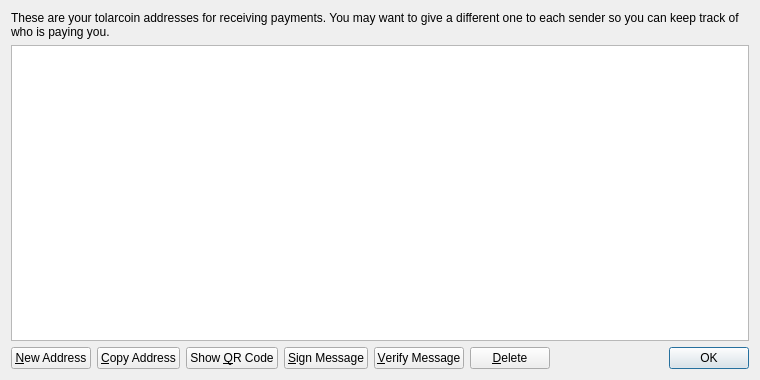
<?xml version="1.0" encoding="UTF-8"?>
<ui version="4.0">
 <class>AddressBookPage</class>
 <widget class="QWidget" name="AddressBookPage">
  <property name="geometry">
   <rect>
    <x>0</x>
    <y>0</y>
    <width>760</width>
    <height>380</height>
   </rect>
  </property>
  <property name="windowTitle">
   <string>Address Book</string>
  </property>
  <layout class="QVBoxLayout" name="verticalLayout">
   <item>
    <widget class="QLabel" name="labelExplanation">
     <property name="text">
      <string>These are your tolarcoin addresses for receiving payments. You may want to give a different one to each sender so you can keep track of who is paying you.</string>
     </property>
     <property name="textFormat">
      <enum>Qt::PlainText</enum>
     </property>
     <property name="wordWrap">
      <bool>true</bool>
     </property>
    </widget>
   </item>
   <item>
    <widget class="QTableView" name="tableView">
     <property name="contextMenuPolicy">
      <enum>Qt::CustomContextMenu</enum>
     </property>
     <property name="toolTip">
      <string>Double-click to edit address or label</string>
     </property>
     <property name="tabKeyNavigation">
      <bool>false</bool>
     </property>
     <property name="alternatingRowColors">
      <bool>true</bool>
     </property>
     <property name="selectionMode">
      <enum>QAbstractItemView::SingleSelection</enum>
     </property>
     <property name="selectionBehavior">
      <enum>QAbstractItemView::SelectRows</enum>
     </property>
     <property name="sortingEnabled">
      <bool>true</bool>
     </property>
     <attribute name="verticalHeaderVisible">
      <bool>false</bool>
     </attribute>
    </widget>
   </item>
   <item>
    <layout class="QHBoxLayout" name="horizontalLayout">
     <item>
      <widget class="QPushButton" name="newAddressButton">
       <property name="toolTip">
        <string>Create a new address</string>
       </property>
       <property name="text">
        <string>&amp;New Address</string>
       </property>
       <property name="icon">
        <iconset resource="../bitcoin.qrc">
         <normaloff>:/icons/add</normaloff>:/icons/add</iconset>
       </property>
      </widget>
     </item>
     <item>
      <widget class="QPushButton" name="copyToClipboard">
       <property name="toolTip">
        <string>Copy the currently selected address to the system clipboard</string>
       </property>
       <property name="text">
        <string>&amp;Copy Address</string>
       </property>
       <property name="icon">
        <iconset resource="../bitcoin.qrc">
         <normaloff>:/icons/editcopy</normaloff>:/icons/editcopy</iconset>
       </property>
      </widget>
     </item>
     <item>
      <widget class="QPushButton" name="showQRCode">
       <property name="text">
        <string>Show &amp;QR Code</string>
       </property>
       <property name="icon">
        <iconset resource="../bitcoin.qrc">
         <normaloff>:/icons/qrcode</normaloff>:/icons/qrcode</iconset>
       </property>
      </widget>
     </item>
     <item>
      <widget class="QPushButton" name="signMessage">
       <property name="toolTip">
        <string>Sign a message to prove you own a Bitcoin address</string>
       </property>
       <property name="text">
        <string>&amp;Sign Message</string>
       </property>
       <property name="icon">
        <iconset resource="../bitcoin.qrc">
         <normaloff>:/icons/edit</normaloff>:/icons/edit</iconset>
       </property>
      </widget>
     </item>
     <item>
      <widget class="QPushButton" name="verifyMessage">
       <property name="toolTip">
        <string>Verify a message to ensure it was signed with a specified Bitcoin address</string>
       </property>
       <property name="text">
        <string>&amp;Verify Message</string>
       </property>
       <property name="icon">
        <iconset resource="../bitcoin.qrc">
         <normaloff>:/icons/transaction_0</normaloff>:/icons/transaction_0</iconset>
       </property>
      </widget>
     </item>
     <item>
      <widget class="QPushButton" name="deleteButton">
       <property name="toolTip">
        <string>Delete the currently selected address from the list. Only sending addresses can be deleted.</string>
       </property>
       <property name="text">
        <string>&amp;Delete</string>
       </property>
       <property name="icon">
        <iconset resource="../bitcoin.qrc">
         <normaloff>:/icons/remove</normaloff>:/icons/remove</iconset>
       </property>
      </widget>
     </item>
     <item>
      <spacer name="horizontalSpacer">
       <property name="orientation">
        <enum>Qt::Horizontal</enum>
       </property>
       <property name="sizeHint" stdset="0">
        <size>
         <width>40</width>
         <height>20</height>
        </size>
       </property>
      </spacer>
     </item>
     <item>
      <widget class="QDialogButtonBox" name="buttonBox">
       <property name="sizePolicy">
        <sizepolicy hsizetype="Maximum" vsizetype="Fixed">
         <horstretch>0</horstretch>
         <verstretch>0</verstretch>
        </sizepolicy>
       </property>
       <property name="standardButtons">
        <set>QDialogButtonBox::Ok</set>
       </property>
      </widget>
     </item>
    </layout>
   </item>
  </layout>
 </widget>
 <resources>
  <include location="../bitcoin.qrc"/>
 </resources>
 <connections/>
</ui>
